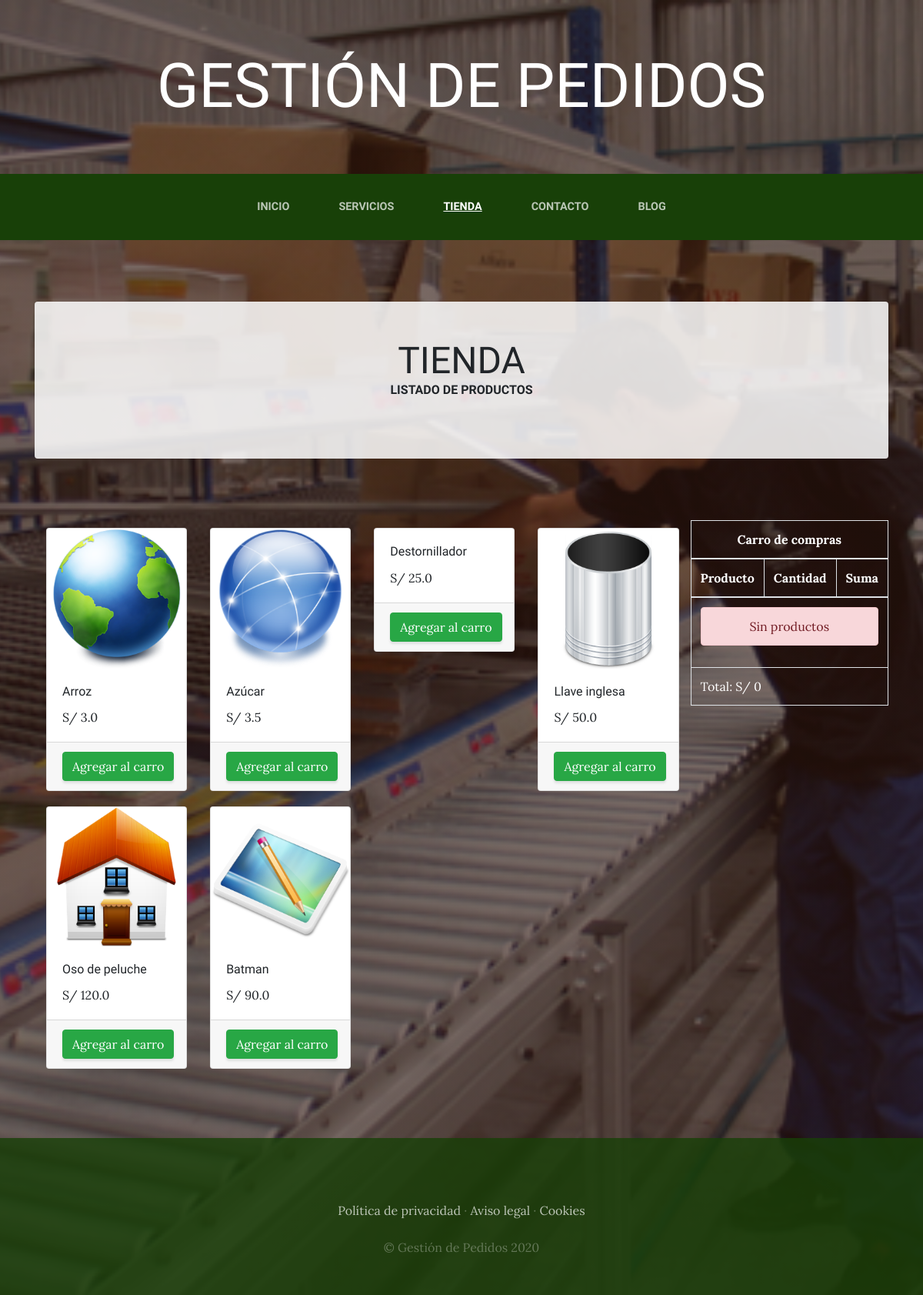
The app's page /tienda/ with its own data.
### tiendaapp/models.py (models this page shows, shortened)
class Producto(models.Model):
    nombre = models.CharField(max_length=80)
    tipos = models.ForeignKey(TipoProducto, on_delete=models.CASCADE)
    imagen = models.ImageField(upload_to="tienda", null=True, blank=True)
    precio = models.FloatField()
    disponibilidad = models.BooleanField(default=True)
    created = models.DateTimeField(auto_now_add=True)
    updated = models.DateTimeField(auto_now_add=True)
    class Meta:
        verbose_name = "Producto"
        verbose_name_plural = "Productos"

### tiendaapp/views.py (the view)
# urls.py: path('', views.tienda, name="Tienda"),
def tienda(request):
    productos = Producto.objects.all()
    return render(request, "tienda/tienda.html", {"productos": productos})

### carroapp/context_processor.py (called while the page is built)
def importe_total_carro(request):
    carro = Carro(request)
    total = 0
    for key, value in request.session["carro"].items():
        total += float(value["precio"])
    return {"importe_total_carro": total}

### tiendaapp/templates/tienda/tienda.html
{% extends "webxapp/masterpage.html" %}
{% load static %}
{% block content %}
    <section class="page-section clearfix">
        <div class="container">
            <div class="intro-text left-0 text-center bg-faded p-5 rounded">
                <h2 class="section-heading mb-4">
                    <span class="section-heading-lower">Tienda</span>
                    <span class="section-heading-upper">Listado de Productos</span>
                </h2>
            </div>
        </div>
    </section>
    <section class="page-section clearfix">
        <div class="container">
            <div class="shopping_cart">
                {% include "carro/widget.html" %}
            </div>
            <div class="row">
                {% for producto in productos %}
                <div class="col-md-3">
                    <div class="card space-by-element">
                        <img class="card-img-top" src="{{producto.imagen.url}}" alt="">
                        <div class="card-body">
                            <h6 class="card-title">{{producto.nombre}}</h6>
                            <span class="card-text">S/ {{producto.precio}}</span>
                        </div>
                        <div class="card-footer text-center">
                            <a href="{% url 'carro:agregar' producto.id %}" class="btn btn-success">Agregar al carro</a>
                        </div>
                    </div>
                </div>
                {% endfor %}
            </div>
        </div>
    </section>
{% endblock %}

### webxapp/templates/webxapp/masterpage.html (shortened to what this page needs)
<!DOCTYPE html>
<html lang="es">
<head>
    {% load static %}
    <link href="{% static 'webxapp/vendor/bootstrap/css/bootstrap.min.css' %}" rel="stylesheet">
    <link href="{% static 'webxapp/css/gestion.css' %}" rel="stylesheet">
</head>
<body>
    <h1 class="site-heading text-center text-white d-none d-lg-block">
        <span class="site-heading-lower">Gestión de Pedidos</span>
      </h1>
 <nav class="navbar navbar-expand-lg navbar-dark py-lg-4" id="mainNav">
    <div class="container">
      <div class="collapse navbar-collapse" id="navbarResponsive">
        <ul class="navbar-nav mx-auto">
          <li class="nav-item {% if request.path == '/' %} active {% endif %} px-lg-4">
            <a class="nav-link text-uppercase text-expanded" href="{% url 'Inicio' %}">Inicio</a>
          </li>
          <li class="nav-item {% if request.path == '/servicios/' %} active {% endif %} px-lg-4">
            <a class="nav-link text-uppercase text-expanded" href="{% url 'Servicios' %}">Servicios</a>
          </li>
          <li class="nav-item {% if request.path == '/tienda/' %} active {% endif %} px-lg-4">
            <a class="nav-link text-uppercase text-expanded" href="{% url 'Tienda' %}">Tienda</a>
          </li>
          <li class="nav-item {% if request.path == '/contacto/' %} active {% endif %} px-lg-4">
            <a class="nav-link text-uppercase text-expanded" href="{% url 'Contacto' %}">Contacto</a>
          </li>
          <li class="nav-item {% if request.path|slice:':6' == '/blog/' %} active {% endif %} px-lg-4">
            <a class="nav-link text-uppercase text-expanded" href="{% url 'Blog' %}">Blog</a>
          </li>
        </ul>
      </div>
    </div>
  </nav>
  {% block content %}
  {% endblock %}
    <footer class="footer text-faded text-center py-5">
      <div class="container">
        <p class="m-0 mbt">
        	<a href="sample.html" class="link">Política de privacidad</a> ·
        	<a href="sample.html" class="link">Aviso legal</a> ·
        	<a href="sample.html" class="link">Cookies</a>
		</p>
        <p class="m-0 mbt1">&copy; Gestión de Pedidos 2020</p>
      </div>
	</footer>
</body>
</html>

### tiendaapp/templates/carro/widget.html
<table class="table table-bordered">
    <thead>
        <tr>
            <th colspan="3" class="text-center">Carro de compras</th>
        </tr>
        <tr>
            <th>Producto</th>
            <th>Cantidad</th>
            <th>Suma</th>
        </tr>
    </thead>
    <tbody>
        {% if request.session.carro.items %}
            {% for key, value in request.session.carro.items %}
                <tr class="text-center">
                    <td>{{value.nombre}}</td>
                    <td>{{value.cantidad}}</td>
                    <td>
                        <a href="{% url 'carro:agregar' value.producto_id %}" class="btn btn-sm btn-success">+</a>
                        <a href="{% url 'carro:restar' value.producto_id %}" class="btn btn-sm btn-success">-</a>
                        <br />
                        S/ {{value.precio}}
                    </td>
                </tr>
            {% endfor %}
        {% else %}
            <tr>
                <td colspan="3">
                    <div class="alert alert-danger text-center">Sin productos</div>
                </td>
            </tr>
        {% endif %}
    </tbody>
    <tfoot>
        <tr>
            <td colspan="3">Total: S/ {{importe_total_carro}}</td>
        </tr>
    </tfoot>
</table>

### webxapp/static/webxapp/css/gestion.css (style rules this page uses)
body { font-family: 'Lora'; background: linear-gradient(rgba(47, 23, 15, 0.65), rgba(47, 23, 15, 0.65)), url("../img/bg_main.jpg"); background-attachment: fixed; background-position: center; background-size: cover; }
h1, h2, h3, h4, h5, h6 { font-family: 'Raleway'; }
p { line-height: 1.75; }
.text-faded { color: rgba(255, 255, 255, 0.3); }
.site-heading { margin-top: 5rem; margin-bottom: 5rem; text-transform: uppercase; line-height: 1; font-family: 'Raleway'; }
.site-heading .site-heading-lower { font-size: 5rem; font-weight: 100; line-height: 4rem; }
.page-section { margin-top: 5rem; margin-bottom: 5rem; }
.section-heading { text-transform: uppercase; }
.section-heading .section-heading-upper { display: block; font-size: 1rem; font-weight: 800; padding-bottom:.5rem; }
.section-heading .section-heading-lower { display: block; font-size: 3rem; font-weight: 100; }
.bg-faded { background-color: rgba(255, 255, 255, 0.85); }
#mainNav { background-color: rgba(24, 64, 8); font-family: 'Raleway'; }
#mainNav .navbar-nav .nav-item .nav-link { color: rgba(255, 255, 255, 0.7); font-weight: 800; }
#mainNav .navbar-nav .nav-item.active .nav-link { color: #ffffff; text-decoration: underline; }
@media (min-width: 992px) { #mainNav .navbar-nav .nav-item .nav-link { font-size: 0.9rem; } }
.footer { background-color: rgba(24, 64, 8, 0.8); }
.btn { box-shadow: 0px 3px 3px 0px rgba(33, 37, 41, 0.1); }
.mbt { padding-top: 2rem; }
.mbt1 { padding-top: 1.25rem; }
a.link { color: rgba(255, 255, 255, 0.7); }
.space-by-element { margin-top: 10px; margin-bottom: 10px; }
.shopping_cart { color: white; float: right; }

### records on screen
Producto: imagen (picture), nombre "Arroz", precio "3.0"
Producto: imagen (picture), nombre "Azúcar", precio "3.5"
Producto: nombre "Destornillador", precio "25.0"
Producto: imagen (picture), nombre "Llave inglesa", precio "50.0"
Producto: imagen (picture), nombre "Oso de peluche", precio "120.0"
Producto: imagen (picture), nombre "Batman", precio "90.0"

### other values on screen
{{ importe_total_carro }} "0"
